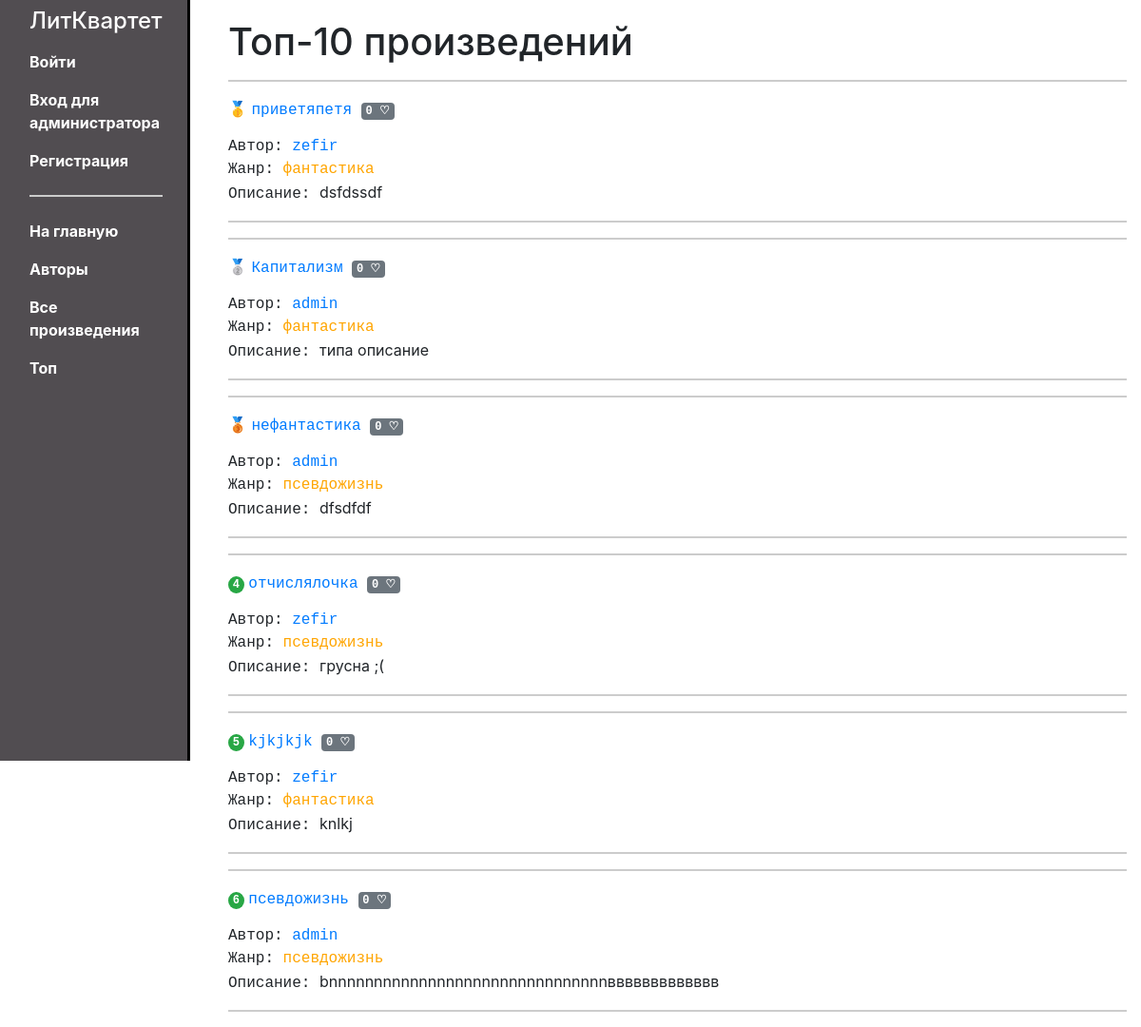
Page /writer/top/ on the earlier database version.
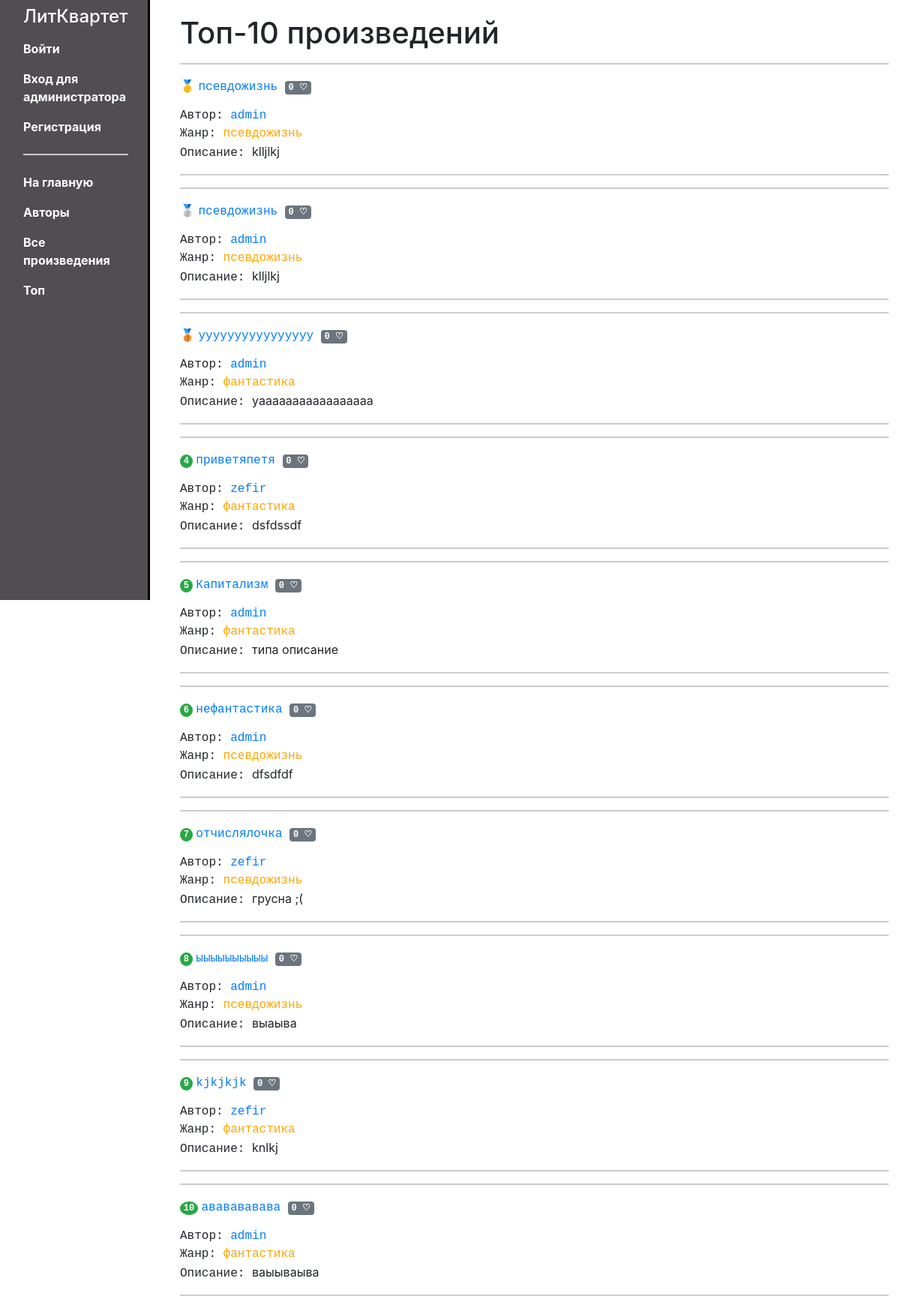
Same page on the later database version.
### writer/models.py (models this page shows, shortened)
class Content(models.Model):
    id = models.UUIDField(primary_key=True, default=uuid.uuid4, help_text='Уникальный id для каждого произведения')
    author = models.ForeignKey(User, verbose_name='Автор', on_delete=models.CASCADE)
    ganre = models.ForeignKey('ContentType', on_delete=models.SET_NULL, null=True, verbose_name='Жанр')
    name = models.CharField('Название', max_length=200)
    description = models.TextField('Аннотация', max_length=500, null=True)
    data = models.TextField('Текст')

class ContentType(models.Model):
    id = models.UUIDField(primary_key=True, default=uuid.uuid4, help_text='Уникальный id для каждого жанра')
    name = models.CharField('Название', max_length=150)
    description = models.TextField('Описание', max_length=1000, blank=True, null=True)
    def __str__(self):
        return self.name

### writer/views.py (the view)
def top_contents(request):
    top_contents = Content.objects.annotate(num_likes=Count('like')).order_by('-num_likes')[:10]
    return render(request, 'top_contents.html', {'top_contents': top_contents})

### writer/templates/top_contents.html
{% extends "base_generic.html" %}
{% block content %}
  <h1>Топ-10 произведений</h1>
    {% for content in top_contents %}
          <hr>
          {% if forloop.counter == 1 %}
            🥇
          {% elif forloop.counter == 2 %}
            🥈
          {% elif forloop.counter == 3 %}
            🥉
          {% else %}
            <samp><span class="badge badge-success rounded-circle">{{ forloop.counter }}</span></samp>
          {% endif %}
        <samp><a href="{% url 'contentdetail' pk=content.pk %}" > {{ content.name }}</a> <p class="badge badge-lg badge-secondary">{{ content.num_likes }} ♡</p></samp>
          <br>
          <samp>Автор: <a href="{% url 'writer-user-detail' pk=content.author.pk %}">{{content.author}}</a></samp>
          <br>
          <samp>Жанр: <samp class="text-custom" title="{{ content.ganre.description }}">{{ content.ganre }}</samp></samp>
          <p><samp>Описание: </samp>{{content.description}}</p>
          <hr>
    {% endfor %}
{% endblock %}

Differences in the rows shown:
no longer on this page (row unchanged): Content: name "псевдожизнь", num_likes "0", author "admin", ganre "псевдожизнь", description "bnnnnnnnnnnnnnnnnnnnnnnnnnnnnnnnввввввввввввв"
added Content: name "псевдожизнь", num_likes "0", author "admin", ganre "псевдожизнь", description "klljlkj"
added Content: name "псевдожизнь", num_likes "0", author "admin", ganre "псевдожизнь", description "klljlkj"
added Content: name "уууууууууууууууу", num_likes "0", author "admin", ganre "фантастика", description "уааааааааааааааааа"
shown differently, row unchanged: Content "приветяпетя": no longer shows "🥇"
shown differently, row unchanged: Content "Капитализм": no longer shows "🥈"
shown differently, row unchanged: Content "нефантастика": no longer shows "🥉"
added Content: name "ыыыыыыыыыы", num_likes "0", author "admin", ganre "псевдожизнь", description "выаыва"
added Content: name "ававававава", num_likes "0", author "admin", ganre "фантастика", description "ваыываыва"
